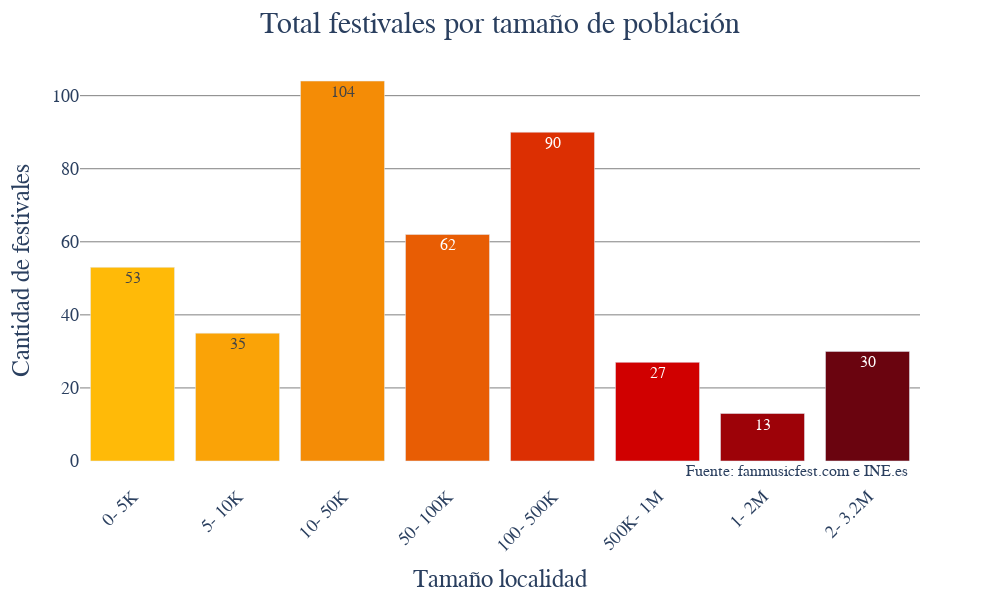

Here is the notebook cell this chart was saved with:
### Markdown cell above
Muestro los resultados en un gráfico

### Code cell
import plotly.express as px

palette = ["#660000","#990033","#5F021F","#8C001A","#FF9000"]
palette_10 = ["#03071e","#370617","#6a040f","#9d0208","#d00000","#dc2f02","#e85d04","#f48c06","#faa307","#ffba08"]
values = df_tamaño_localidad["total_festivales"]

fig = px.bar(df_tamaño_localidad,
            x='tamaño_localidad',
            y='total_festivales')

fig.update_traces(
                    marker_color=np.tile(palette_10[::-1], len(df_tamaño_localidad["tamaño_localidad"])),
                    text=values,
                    textposition='auto',
                    textfont=dict(size=16))

fig.update_xaxes(
                tickangle=-45,
                tickfont=dict(size=18))

fig.update_yaxes(
                tickfont=dict(size=18),
                gridcolor='gray')


fig.update_layout(
                    width=1000,
                    height=600,
                    title_text="Total festivales por tamaño de población",
                    title_font=dict(size=30),
                    title_x=0.5, title_y=0.98,
                    plot_bgcolor='rgba(0,0,0,0)',
                    paper_bgcolor='rgba(0,0,0,0)',
                    yaxis_title='Cantidad de festivales',
                    xaxis_title='Tamaño localidad',
                    yaxis_title_font=dict(size=25),
                    xaxis_title_font=dict(size=25),
                    font=dict(family='Century Gothic'),                           
                    showlegend=False)
                    
fig.add_annotation(x=7.4, y=0, xanchor='right', yanchor='top',
                    text='Fuente: fanmusicfest.com e INE.es',
                    font=dict(family='Century Gothic', size=16),
                    showarrow=False)

fig.write_image(r'graficos\grafico_barras_tamaño_localidad.png')
fig.show()

### Figure 1 — Plotly figure (JSON) as saved in the notebook; plotly's stock layout.template omitted (floating-point values rounded to 4 significant figures)
{"data": [{"alignmentgroup": "True", "hovertemplate": "tamaño_localidad=%{x}<br>total_festivales=%{y}<extra></extra>", "legendgroup": "", "marker": {"color": ["#ffba08", "#faa307", "#f48c06", "#e85d04", "#dc2f02", "#d00000", "#9d0208", "#6a040f", "#370617", "#03071e", "#ffba08", "#faa307", "#f48c06", "#e85d04", "#dc2f02", "#d00000", "#9d0208", "#6a040f", "#370617", "#03071e", "#ffba08", "#faa307", "#f48c06", "#e85d04", "#dc2f02", "#d00000", "#9d0208", "#6a040f", "#370617", "#03071e", "#ffba08", "#faa307", "#f48c06", "#e85d04", "#dc2f02", "#d00000", "#9d0208", "#6a040f", "#370617", "#03071e", "#ffba08", "#faa307", "#f48c06", "#e85d04", "#dc2f02", "#d00000", "#9d0208", "#6a040f", "#370617", "#03071e", "#ffba08", "#faa307", "#f48c06", "#e85d04", "#dc2f02", "#d00000", "#9d0208", "#6a040f", "#370617", "#03071e", "#ffba08", "#faa307", "#f48c06", "#e85d04", "#dc2f02", "#d00000", "#9d0208", "#6a040f", "#370617", "#03071e", "#ffba08", "#faa307", "#f48c06", "#e85d04", "#dc2f02", "#d00000", "#9d0208", "#6a040f", "#370617", "#03071e"], "pattern": {"shape": ""}}, "name": "", "offsetgroup": "", "orientation": "v", "showlegend": false, "text": [53, 35, 104, 62, 90, 27, 13, 30], "textfont": {"size": 16}, "textposition": "auto", "type": "bar", "x": ["0- 5K", "5- 10K", "10- 50K", "50- 100K", "100- 500K", "500K- 1M", "1- 2M", "2- 3.2M"], "xaxis": "x", "y": [53, 35, 104, 62, 90, 27, 13, 30], "yaxis": "y"}], "layout": {"annotations": [{"font": {"family": "Century Gothic", "size": 16}, "showarrow": false, "text": "Fuente: fanmusicfest.com e INE.es", "x": 7.4, "xanchor": "right", "y": 0, "yanchor": "top"}], "barmode": "relative", "font": {"family": "Century Gothic"}, "height": 600, "legend": {"tracegroupgap": 0}, "margin": {"t": 60}, "paper_bgcolor": "rgba(0,0,0,0)", "plot_bgcolor": "rgba(0,0,0,0)", "showlegend": false, "title": {"font": {"size": 30}, "text": "Total festivales por tamaño de población", "x": 0.5, "y": 0.98}, "width": 1000, "xaxis": {"anchor": "y", "domain": [0, 1], "tickangle": -45, "tickfont": {"size": 18}, "title": {"font": {"size": 25}, "text": "Tamaño localidad"}}, "yaxis": {"anchor": "x", "domain": [0, 1], "gridcolor": "gray", "tickfont": {"size": 18}, "title": {"font": {"size": 25}, "text": "Cantidad de festivales"}}}}
